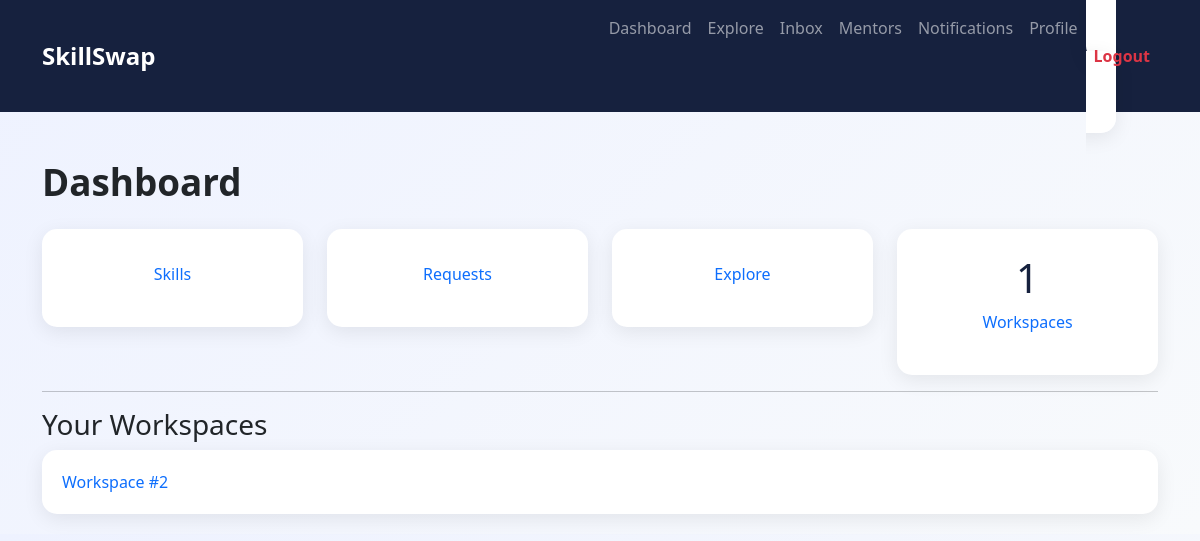
Before: /accounts/dashboard/ (signed in) with the older database file.
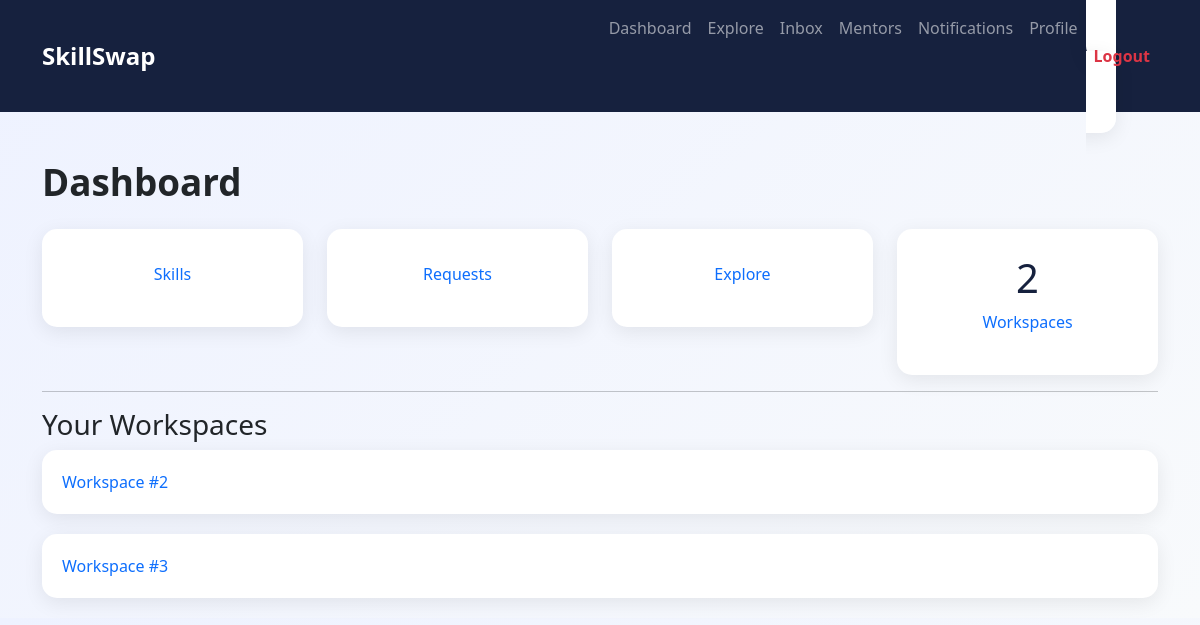
After: the same page with the newer database file.
### workspace/models.py (models this page shows, shortened)
class Workspace(models.Model):
    swap_request = models.OneToOneField(
        SwapRequest,
        on_delete=models.CASCADE
    )
    created_at = models.DateTimeField(
        auto_now_add=True
    )

### accounts/views.py (the view)
# urls.py: path('dashboard/', views.dashboard, name='dashboard'),
@login_required
def dashboard(request):
    from skills.models import UserSkill
    from swaps.models import SwapRequest
    from workspace.models import Workspace
    workspaces = Workspace.objects.filter(
        swap_request__sender=request.user
    ) | Workspace.objects.filter(
        swap_request__receiver=request.user
    )
    skills = UserSkill.objects.filter(user=request.user)
    received = SwapRequest.objects.filter(
        receiver=request.user
    )
    sent = SwapRequest.objects.filter(
        sender=request.user
    )
    return render(
        request,
        'accounts/dashboard.html',
        {
            'workspaces': workspaces
        }
    )

### templates/accounts/dashboard.html (shortened to what this page needs)
{% extends 'base.html' %}
{% block content %}
<h1 class="page-title">
Dashboard
</h1>
<div class="row">
<div class="col-md-3">
<a href="{% url 'profile' %}">
<div class="dashboard-stat">
<p>Skills</p>
</div>
</a>
</div>
<div class="col-md-3">
<a href="{% url 'inbox' %}">
<div class="dashboard-stat">
<p>Requests</p>
</div>
</a>
</div>
<div class="col-md-3">
<a href="{% url 'explore' %}">
<div class="dashboard-stat">
<p>Explore</p>
</div>
</a>
</div>
<div class="col-md-3">
<a href="/workspace/">
<div class="dashboard-stat">
<h2>{{ workspaces.count }}</h2>
<p>Workspaces</p>
</div>
</a>
</div>
</div>
<hr>
<h3>Your Workspaces</h3>
{% for workspace in workspaces %}
<div class="workspace-card">
<a href="/workspace/{{ workspace.id }}/">
Workspace #{{ workspace.id }}
</a>
</div>
{% empty %}
<p>No workspaces yet.</p>
{% endfor %}
{% endblock %}

Changed rows visible on the page:
added Workspace: id "3"
Other visible differences:
{{ workspaces.count }}: "1" → "2"
